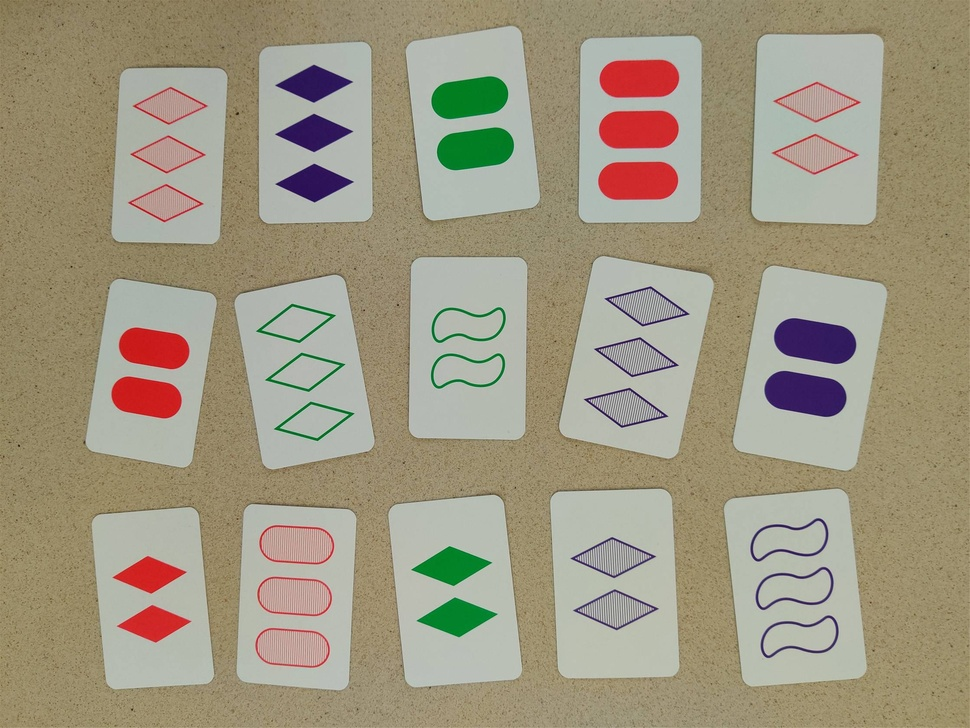
#> input picture task 2/Ttpvb.jpg, 970 x 728 px, shrunk from 2237 x 1678 before the run
$ jupyter execute contour.ipynb
#> lines starting #> are read from the running program, lines starting #| are printed output that depends on the picture; after the words box and inside, x2 and y2 are one past the last pixel; in counts of white or black regions, pixels touching at a corner belong together
[cell 1]
import cv2 as cv
import numpy as np
import matplotlib.pyplot as plt

def process(img):

    gray = cv.cvtColor(img, cv.COLOR_BGR2GRAY)
    median = cv.medianBlur(gray, 75)
    canny = cv.Canny(median, 2, 80)
    return canny

def create_masks(img, contours, min_area):

    masked_images = []
    for contour in contours:
        area = cv.contourArea(contour)
        if area > min_area:

            mask = np.zeros(img.shape[:2], np.uint8)


            cv.drawContours(mask, [contour], -1, 255, -1)


            masked = cv.bitwise_and(img, img, mask=mask)
            masked_images.append(masked)
    return masked_images


img = cv.imread('Ttpvb.jpg')
#> img is the input picture: shape (728, 970, 3); mean B, G, R 129.3, 151.1, 159.3


img_edges = process(img)
#> in process, `median = cv.medianBlur(gray, 75)`:
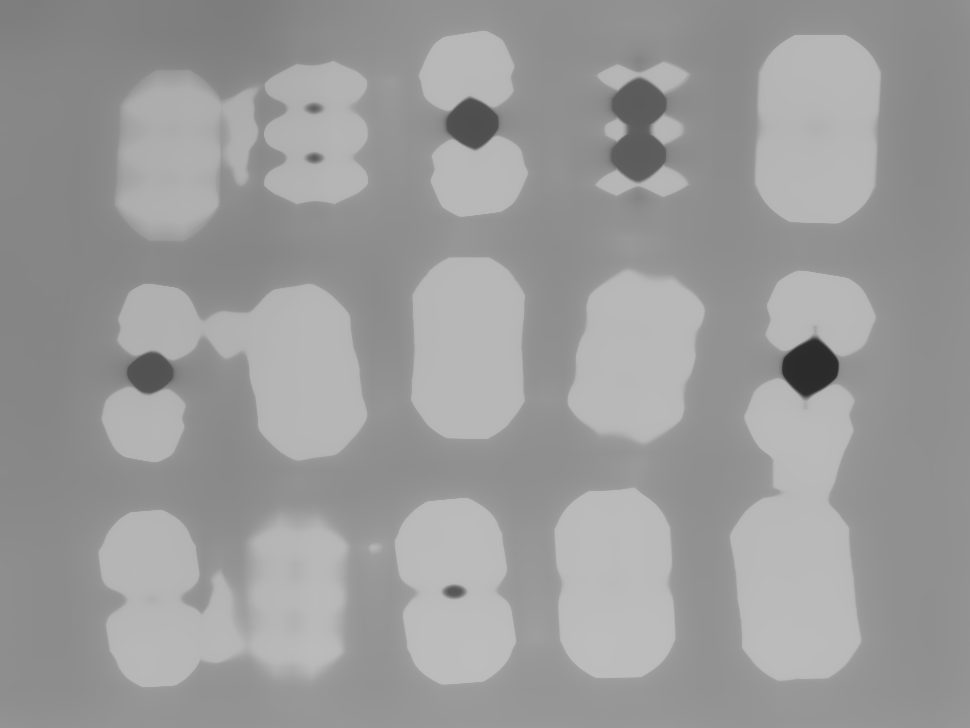
#> median: shape (728, 970); min 43, max 189, mean 154.8
#> in process, `canny = cv.Canny(median, 2, 80)`:
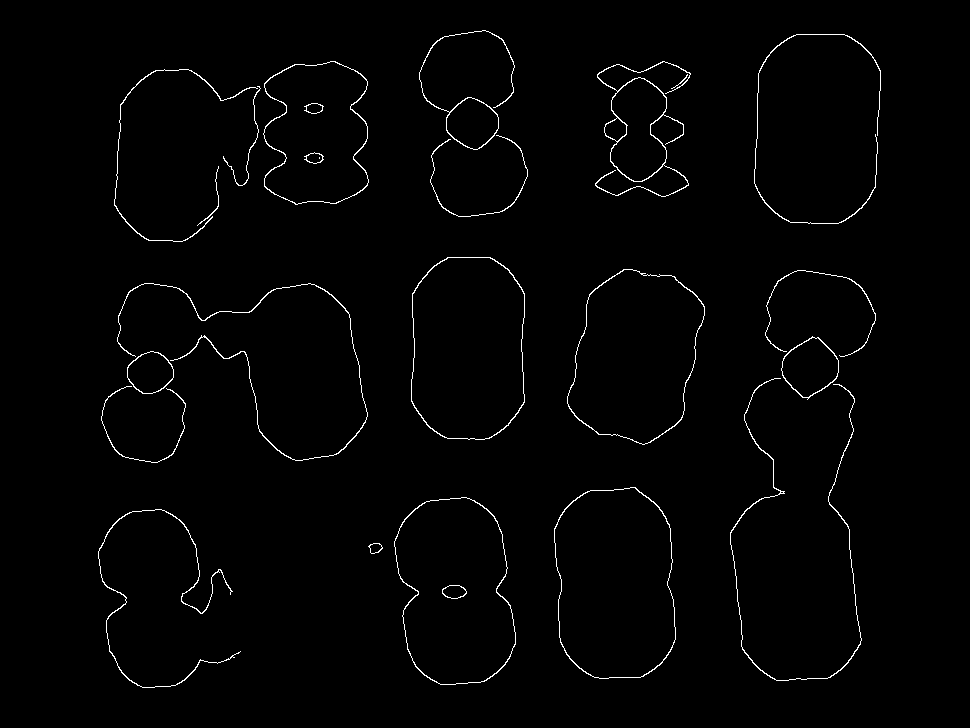
#> canny: shape (728, 970); 1.4% white in thin lines or dots, all inside (x1, y1, x2, y2) = (98, 30, 881, 688)
contours, hierarchy = cv.findContours(img_edges, cv.RETR_EXTERNAL, cv.CHAIN_APPROX_SIMPLE)
#> contours = 21 contours, 2 with area under 20; largest, box (x1, y1, x2, y2) and area: (554, 487, 676, 679) 19608, (411, 257, 525, 440) 18126, (394, 497, 516, 685) 17704, (567, 269, 705, 445) 17564, (263, 61, 369, 205) 12027


min_contour_area = 1000


masked_images = create_masks(img, contours, min_contour_area)
#> the loop in create_masks, `for contour in contours:` made 21 passes
#> area on passes 1 to 12: 100, 165.5, 17704, 19608, 50, 171.5, 1448.5, 2394.5, 197, 55, 17563.5, 18125.5
#> after the loop in create_masks, `for contour in contours:`:
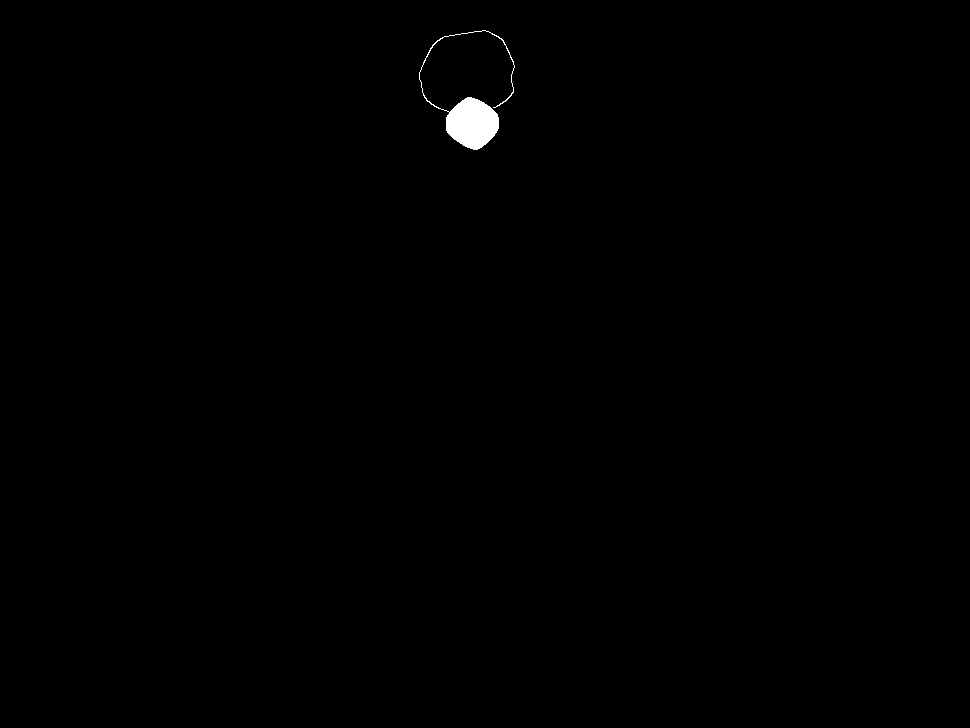
#> mask: shape (728, 970); 0.33% white; 1 white region, box (x1, y1, x2, y2) and area: (419, 30, 515, 150) 2299
#> after the loop in create_masks, `for contour in contours:`: masked_images = 9 items
#> masked_images = 9 items


for masked in masked_images:

    masked_rgb = cv.cvtColor(masked, cv.COLOR_BGR2RGB)
    plt.imshow(masked_rgb)
    plt.axis('off')
    plt.show()
#> this loop made 9 passes

[cell 2]
import cv2 as cv
import numpy as np
import matplotlib.pyplot as plt

def process(img):

    gray = cv.cvtColor(img, cv.COLOR_BGR2GRAY)
    median = cv.medianBlur(gray, 75)
    canny = cv.Canny(median, 2, 80)
    return canny

def create_masks(img, contours, min_area):

    masked_images = []
    for contour in contours:
        area = cv.contourArea(contour)
        if area > min_area:

            mask = np.zeros(img.shape[:2], np.uint8)


            cv.drawContours(mask, [contour], -1, 255, -1)


            masked = cv.bitwise_and(img, img, mask=mask)
            masked_images.append(masked)
    return masked_images


img = cv.imread('9B6hj.jpg')
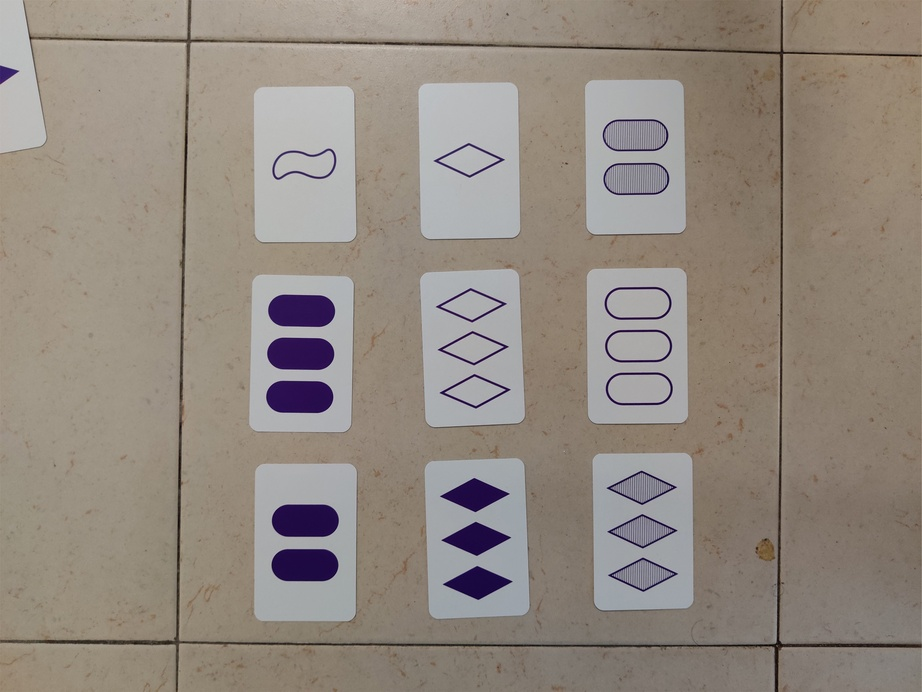
#> input picture task 2/9B6hJ.jpg, 922 x 692 px, shrunk from 2127 x 1595 before the run, found by its file name
#> img is the input picture: shape (692, 922, 3); mean B, G, R 128, 137.1, 146.6


img_edges = process(img)
#> in process, `median = cv.medianBlur(gray, 75)`:
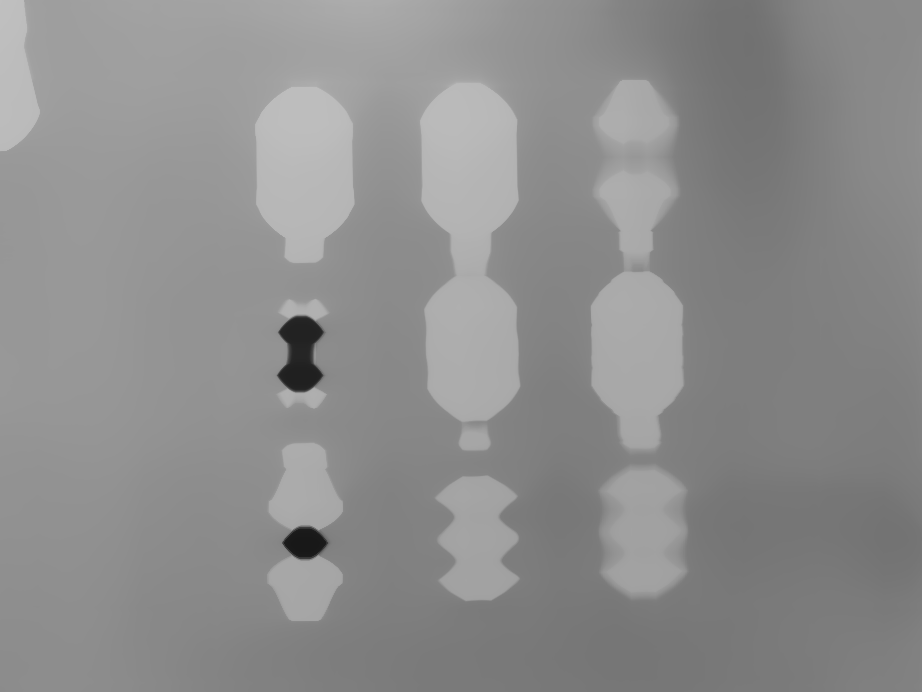
#> median: shape (692, 922); min 24, max 192, mean 141.4
#> in process, `canny = cv.Canny(median, 2, 80)`:
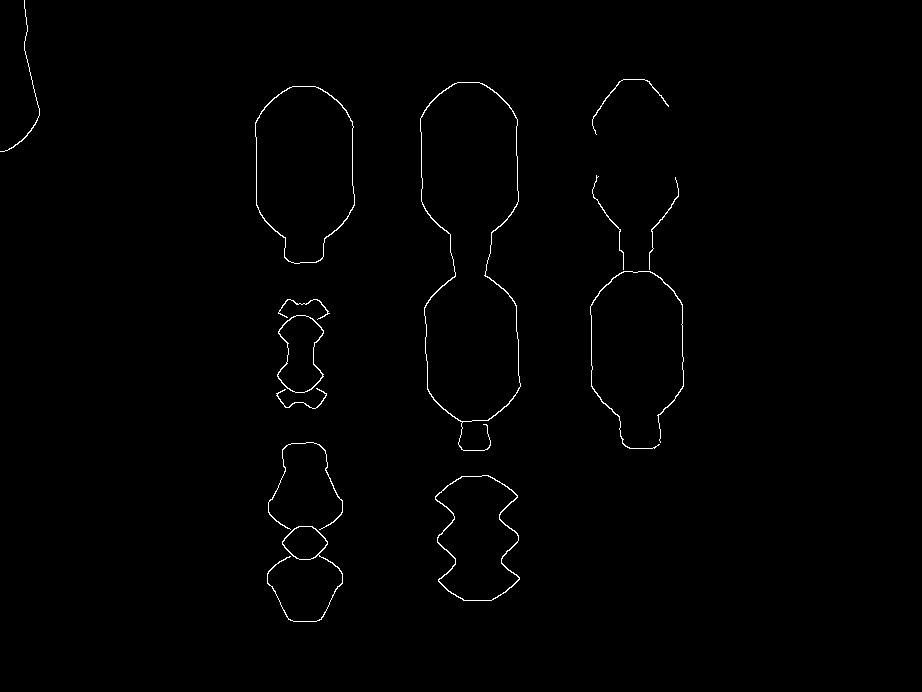
#> canny: shape (692, 922); 0.7% white in thin lines or dots, all inside (x1, y1, x2, y2) = (0, 0, 684, 622)
contours, hierarchy = cv.findContours(img_edges, cv.RETR_EXTERNAL, cv.CHAIN_APPROX_SIMPLE)
#> contours = 13 contours; largest, box (x1, y1, x2, y2) and area: (420, 82, 521, 451) 26065, (255, 86, 355, 264) 13884, (435, 475, 520, 601) 7646, (277, 315, 324, 393) 2480, (267, 526, 343, 622) 1126


min_contour_area = 1000


masked_images = create_masks(img, contours, min_contour_area)
#> the loop in create_masks, `for contour in contours:` made 13 passes
#> area on passes 1 to 12: 1126.5, 7646.5, 65.5, 37.5, 2480.5, 37, 113.5, 28, 26.5, 13884.5, 26065, 42
#> after the loop in create_masks, `for contour in contours:`:
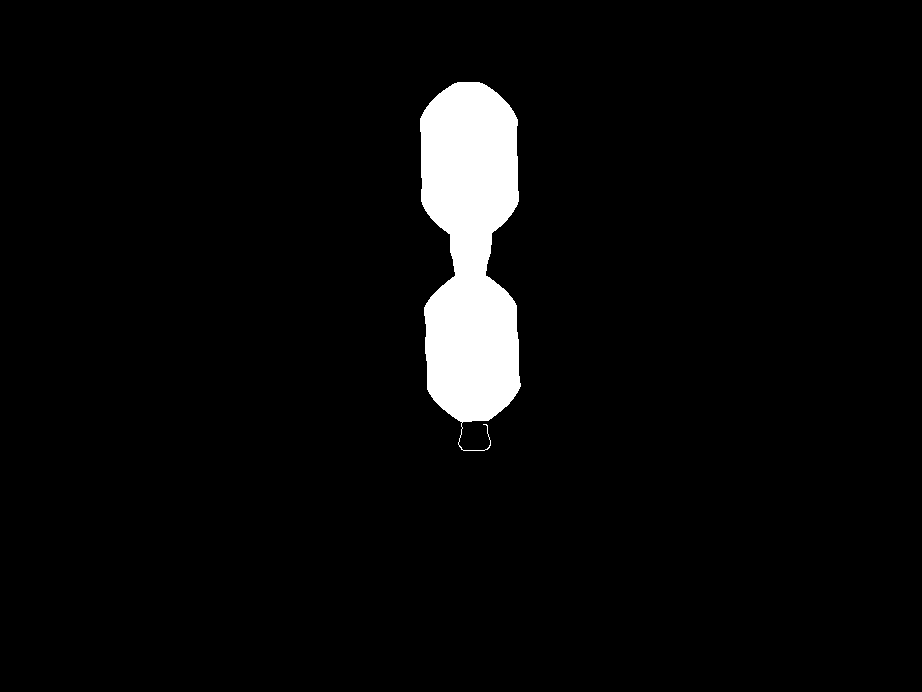
#> mask: shape (692, 922); 4.2% white; 1 white region, box (x1, y1, x2, y2) and area: (420, 82, 521, 451) 26527
#> after the loop in create_masks, `for contour in contours:`: masked_images = 5 items
#> masked_images = 5 items


for masked in masked_images:

    masked_rgb = cv.cvtColor(masked, cv.COLOR_BGR2RGB)
    plt.imshow(masked_rgb)
    plt.axis('off')
    plt.show()
#> this loop made 5 passes
